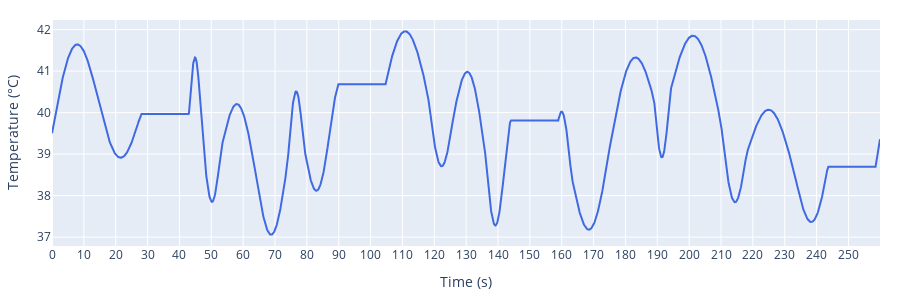

This figure's notebook cell:
### Code cell
amplitudes = [1, 1.5] # the range will be 2 * sum(amplitudes)
periods = [67, 10]  # 1 : 3 gives a good result
frequencies = 1./np.array(periods)
duration = 200

baseline_temp = 39.5 # with a calibrated pain threshold of 38 °C

stimuli = StimuliFunction(
    duration, frequencies, amplitudes, baseline_temp, 
    random_phase=True, seed=764)
stimuli.add_plateaus(n_plateaus=4, duration_per_plateau=15)
stimuli.plot(stimuli.wave, baseline_temp=False).show()
stimuli.wave.shape
max(stimuli.wave)

### Figure 1 — Plotly figure (JSON) as saved in the notebook; plotly's stock layout.template omitted (floating-point values rounded to 4 significant figures; data arrays with more than 128 entries replaced by an {"elided": "..."} marker saying what was removed)
{"data": [{"line": {"color": "royalblue"}, "type": "scatter", "x": {"elided": "2600 float values"}, "y": {"elided": "2600 float values"}}], "layout": {"autosize": false, "height": 300, "margin": {"b": 20, "l": 20, "r": 20, "t": 20}, "width": 900, "xaxis": {"dtick": 10, "tick0": 0, "tickmode": "linear", "title": {"text": "Time (s)"}}, "yaxis": {"title": {"text": "Temperature (°C)"}}}}
